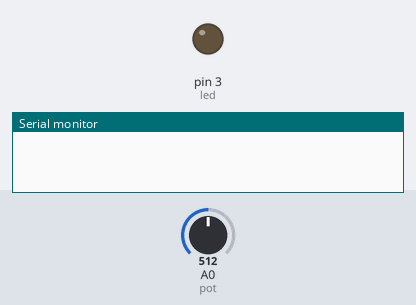
The sketch below on a simulated Arduino Uno, built with avr-gcc and run on an emulated ATmega328P. Shown: output pins drawn as LEDs (lit = HIGH), the last lines printed to the serial monitor. Inputs (shaded band) come from the test bench; at power-on: A0 (pot) = 512.

Above: at 0.1 s.
At 5.6 s:
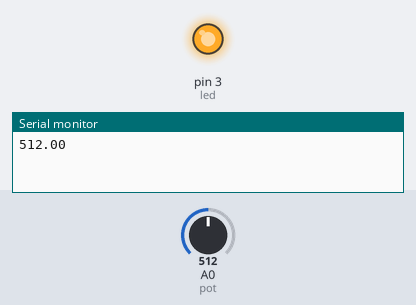
Timing chart, 0 to 7.1 s (numbered marks = the images above):
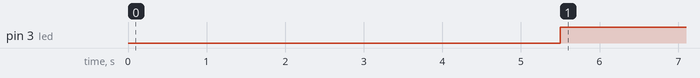

Measured:
- by itself, pin 3 (led): LOW → HIGH at 5.5 s

The sketch:

read_pot.ino
```cpp
int led=3;
float pot=A0;

void setup() {
  // put your setup code here, to run once:
  Serial.begin(9600);
  pinMode(led,OUTPUT);
  pinMode(pot,INPUT);

}

void loop() {
  // put your main code here, to run repeatedly:
  stream();

}

void stream(){
  delay(5000);
  float sensorvalue= analogRead(pot);
  Serial.println(sensorvalue);
  delay(500);
  if (sensorvalue >= 500 ){
    digitalWrite(led, HIGH);
    delay(500);
    }
  else{
    digitalWrite(led, LOW);
  }
}
```
